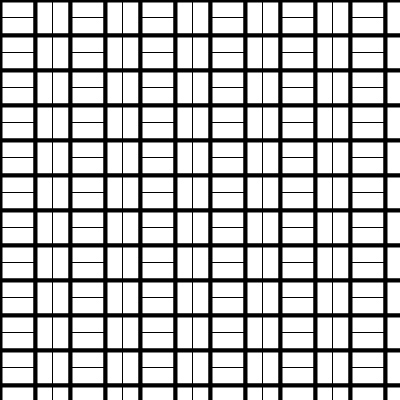
Frame 1 (no input)
Frame 60 (the mouse pressed at the canvas centre just before this capture): identical to frame 1, image omitted
Frame 120 (the mouse held since frame 60 and released just before this capture): identical to frame 1, image omitted

The Processing sketch that drew this single still picture (run headless with seeded random() and noise(); from frame 60 on, the mouse is pressed at the canvas centre):

// Processing sketch: TileSimple
// ── TileSimple.pde
void setup()
{
size(400,400);

}
//Try Tweaking the strokes weights
float tileWidth = 35;
int direction = 1;
void draw()
{
  background(255);
 
  for(int j = 0 ; j < height/tileWidth;j++)
    for(int i = 0 ; i < width/tileWidth ; i++)
    {
        strokeWeight(4);
        rect(i*tileWidth ,j*tileWidth,tileWidth,tileWidth);
        strokeWeight(1);
        if(direction == 1)
        {
          float midY = j*tileWidth+tileWidth/2; 
          line(i*tileWidth,midY,(i+1)*tileWidth,midY);
        }
         else if(direction == -1)
        {
          float midX = i*tileWidth+tileWidth/2; 
          line(midX,j*tileWidth,midX,(j+1)*tileWidth);
        }
        direction *= -1;
    }

}
